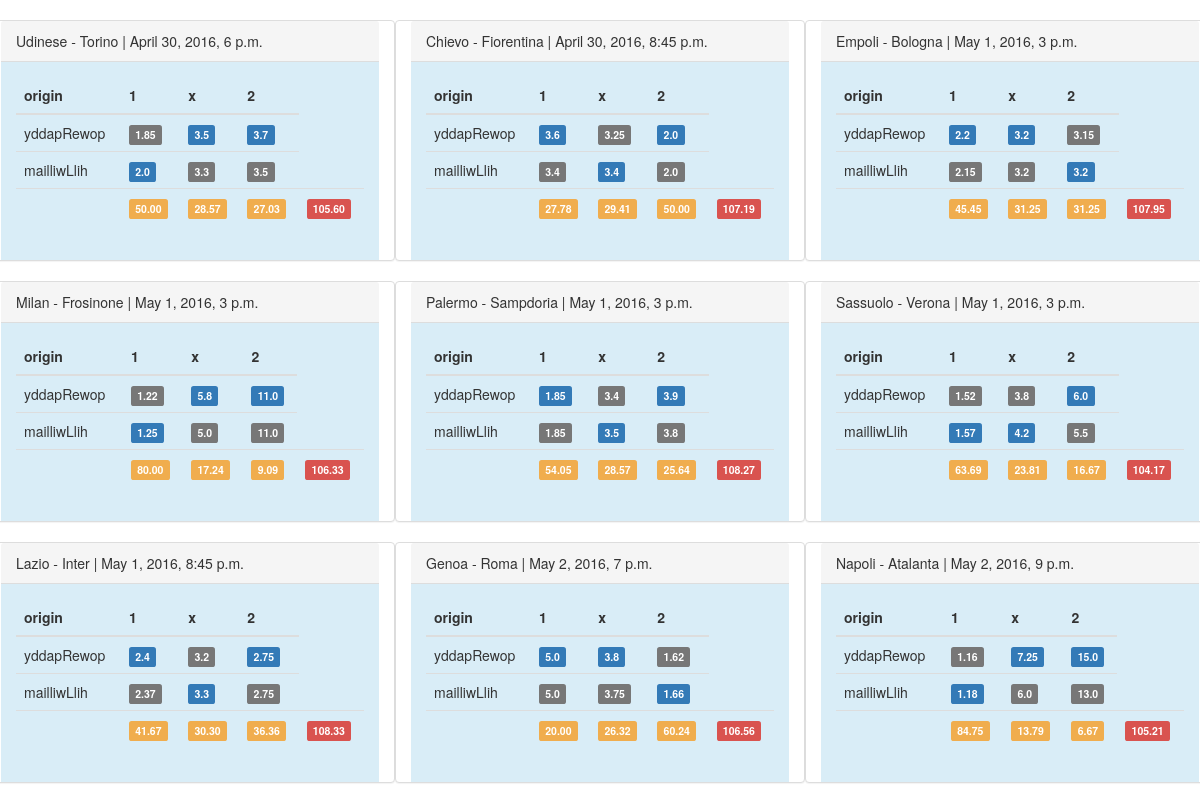
/visualizer/, run on the app's committed database.
### retriever/models.py (models this page shows, shortened)
class Match(models.Model):
    origin = models.CharField(max_length=255)
    datetime = models.DateTimeField()
    home = models.CharField(max_length=255)
    visitor = models.CharField(max_length=255)
    price_1 = models.FloatField()
    price_x = models.FloatField()
    price_2 = models.FloatField()

### visualizer/views.py (the view)
def index(request):
    context = {}
    data = list()
    today = datetime.now()
    matches = Match.objects.all()\
        .filter(datetime__gte=today)
    homes = [m.home for m in matches]
    visitors = [m.visitor for m in matches]
    datetimes = [m.datetime for m in matches]
    for i in range(0, len(homes)):
        local = matches.filter(home=homes[i], visitor=visitors[i], datetime=datetimes[i])
        if len(local) > 1:
            max_1 = local[0].price_1
            match_1_max = 0
            max_x = local[0].price_x
            match_x_max = 0
            max_2 = local[0].price_2
            match_2_max = 0
            for idx, local_match in enumerate(local):
                if local_match.price_1 > max_1:
                    max_1 = local_match.price_1
                    match_1_max = idx
                if local_match.price_x > max_x:
                    max_x = local_match.price_x
                    match_x_max = idx
                if local_match.price_2 > max_2:
                    max_2 = local_match.price_2
                    match_2_max = idx
            cost_1 = PAYMENT / max_1
            cost_x = PAYMENT / max_x
            cost_2 = PAYMENT / max_2
            total_cost = cost_1 + cost_x + cost_2
            datum = {'home': homes[i], 'visitor': visitors[i], 'datetime': datetimes[i], 'matches': local,
                     'max_1': max_1, 'max_x': max_x, 'max_2': max_2, 'match_1_max': match_1_max,
                     'match_x_max': match_x_max, 'match_2_max': match_2_max, 'cost_1': cost_1, 'cost_x': cost_x,
                     'cost_2': cost_2, 'total_cost': total_cost}
            if not present(datum, data):
                data.append(datum)
    context['data'] = data
    context['payment'] = PAYMENT
    return render(request, 'index.html', context)

### visualizer/views.py (called while the page is built)
def present(datum, data):
    for d in data:
        if d["home"] == datum["home"] and d["visitor"] == datum["visitor"] and d["datetime"] == datum["datetime"]:
            return True
    return False

### visualizer/templates/index.html (shortened to what this page needs)
{% load static %}
<!DOCTYPE html>
<html lang="en">
  <head>
    <link href="{% static 'css/bootstrap.min.css' %}" rel="stylesheet">
  </head>
  <body>
    <br>
    <div class="row">
        {% for datum in data %}
        <div class="panel panel-default col-lg-4">
          <div class="panel-heading">{{ datum.home }} - {{ datum.visitor }} | {{ datum.datetime }}</div>
          <div class="panel-body bg-info">
              <table class="table">
                  <thead>
                  <tr>
                      <th>origin</th>
                      <th>1</th>
                      <th>x</th>
                      <th>2</th>
                  </tr>
                  </thead>
                  <tbody>
                  {% for record in datum.matches %}
                      <tr>
                          <td>{{ record.origin }}</td>
                          <td>
                              {% if forloop.counter0 == datum.match_1_max %}
                                <span class="label label-primary">
                              {% else %}
                                <span class="label label-default">
                              {% endif %}
                                {{ record.price_1 }}
                                </span>
                          </td>
                          <td>
                              {% if forloop.counter0 == datum.match_x_max %}
                                <span class="label label-primary">
                              {% else %}
                                <span class="label label-default">
                              {% endif %}
                                {{ record.price_x }}
                                </span>
                          </td>
                          <td>
                              {% if forloop.counter0 == datum.match_2_max %}
                                <span class="label label-primary">
                              {% else %}
                                <span class="label label-default">
                              {% endif %}
                                {{ record.price_2 }}
                                </span>
                          </td>
                      </tr>
                  {% endfor %}
                      <tr>
                          <td></td>
                          <td><span class="label label-warning">{{ datum.cost_1|floatformat:2 }}</span></td>
                          <td><span class="label label-warning">{{ datum.cost_x|floatformat:2 }}</span></td>
                          <td><span class="label label-warning">{{ datum.cost_2|floatformat:2 }}</span></td>
                          <td>
                              {% if datum.total_cost < payment %}
                                  <span class="label label-success">
                              {% else %}
                                  <span class="label label-danger">
                              {% endif %}
                                {{ datum.total_cost|floatformat:2 }}
                                  </span>
                          </td>
                      </tr>
                  </tbody>
              </table>
          </div>
        </div>
        {% endfor %}
    </div>
  </body>
</html>

### data on the page
Match: home "Udinese", visitor "Torino", datetime "April 30, 2016, 6 p.m.", origin "yddapRewop", price_1 "1.85", price_x "3.5", price_2 "3.7"
Match: origin "mailliwLlih", price_1 "2.0", price_x "3.3", price_2 "3.5"
Match: home "Chievo", visitor "Fiorentina", datetime "April 30, 2016, 8:45 p.m.", origin "yddapRewop", price_1 "3.6", price_x "3.25", price_2 "2.0"
Match: origin "mailliwLlih", price_1 "3.4", price_x "3.4", price_2 "2.0"
Match: home "Empoli", visitor "Bologna", datetime "May 1, 2016, 3 p.m.", origin "yddapRewop", price_1 "2.2", price_x "3.2", price_2 "3.15"
Match: origin "mailliwLlih", price_1 "2.15", price_x "3.2", price_2 "3.2"
Match: home "Milan", visitor "Frosinone", datetime "May 1, 2016, 3 p.m.", origin "yddapRewop", price_1 "1.22", price_x "5.8", price_2 "11.0"
Match: origin "mailliwLlih", price_1 "1.25", price_x "5.0", price_2 "11.0"
Match: home "Palermo", visitor "Sampdoria", datetime "May 1, 2016, 3 p.m.", origin "yddapRewop", price_1 "1.85", price_x "3.4", price_2 "3.9"
Match: origin "mailliwLlih", price_1 "1.85", price_x "3.5", price_2 "3.8"
Match: home "Sassuolo", visitor "Verona", datetime "May 1, 2016, 3 p.m.", origin "yddapRewop", price_1 "1.52", price_x "3.8", price_2 "6.0"
Match: origin "mailliwLlih", price_1 "1.57", price_x "4.2", price_2 "5.5"
Match: home "Lazio", visitor "Inter", datetime "May 1, 2016, 8:45 p.m.", origin "yddapRewop", price_1 "2.4", price_x "3.2", price_2 "2.75"
Match: origin "mailliwLlih", price_1 "2.37", price_x "3.3", price_2 "2.75"
Match: home "Genoa", visitor "Roma", datetime "May 2, 2016, 7 p.m.", origin "yddapRewop", price_1 "5.0", price_x "3.8", price_2 "1.62"
Match: origin "mailliwLlih", price_1 "5.0", price_x "3.75", price_2 "1.66"
Match: home "Napoli", visitor "Atalanta", datetime "May 2, 2016, 9 p.m.", origin "yddapRewop", price_1 "1.16", price_x "7.25", price_2 "15.0"
Match: origin "mailliwLlih", price_1 "1.18", price_x "6.0", price_2 "13.0"

### other printed values
{{ datum.cost_1|floatformat:2 }} "50.00" "27.78" "45.45" "80.00" "54.05" "63.69" "41.67" "20.00" "84.75"
{{ datum.cost_x|floatformat:2 }} "28.57" "29.41" "31.25" "17.24" "28.57" "23.81" "30.30" "26.32" "13.79"
{{ datum.cost_2|floatformat:2 }} "27.03" "50.00" "31.25" "9.09" "25.64" "16.67" "36.36" "60.24" "6.67"
{{ datum.total_cost|floatformat:2 }} "105.60" "107.19" "107.95" "106.33" "108.27" "104.17" "108.33" "106.56" "105.21"
